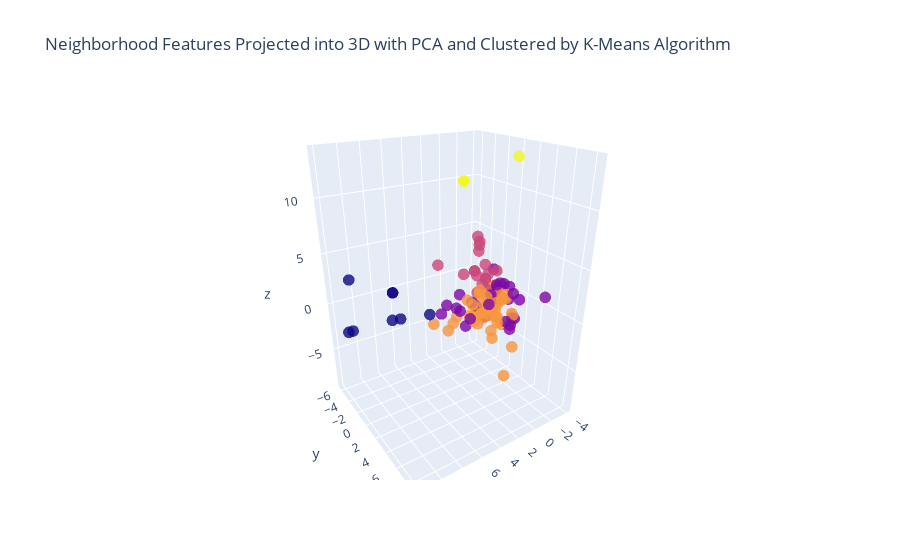

The cell this chart's notebook holds for it:
### Markdown cell above
We can plot our data with reduced dimensionality again, this time with the results of our clustering respented in color.

### Code cell
#fig = px.scatter_3d(pca_df, x=0,y=1, z=2, color=kmeans.labels_,hover_name='Neighborhood')
#fig.show()

fig = go.Figure()
fig.add_trace(go.Scatter3d(x=pca_df[0],y=pca_df[1],z=pca_df[2],
                            marker_color=kmeans.labels_,
                            hovertemplate=pca_df['Neighborhood'],
                            mode='markers',
                            opacity=0.8,
                            marker_size=4))
fig.update_layout(title='Neighborhood Features Projected into 3D with PCA and Clustered by K-Means Algorithm')

fig.show()

### Figure 1 — Plotly figure (JSON) as saved in the notebook; plotly's stock layout.template omitted (floating-point values rounded to 4 significant figures)
{"data": [{"hovertemplate": ["Adams Morgan, Washington, DC", "Aragona Village, Virginia Beach, VA", "Arts District, Richmond, VA", "Bayside, Virginia Beach, VA", "Bellevue, Richmond, VA", "Brier Creek, Raleigh, NC", "Bromo Arts District, Baltimore, MD", "Brooklyn, Charlotte, NC", "Cameron Village, Raleigh, NC", "Canton, Baltimore, MD", "Capitol District, Raleigh, NC", "Capitol Heights, Raleigh, NC", "Capitol Hill, Washington, DC", "Carytown, Richmond, VA", "Cathedral Hill, Baltimore, MD", "Charles Center, Baltimore, MD", "Cherry, Charlotte, NC", "Chinatown, Washington, DC", "Church Hill, Richmond, VA", "City Center, Richmond, VA", "Cottage Road Park, Norfolk, VA", "Crabtree Valley, Raleigh, NC", "Croatan Beach, Virginia Beach, VA", "Depot District, Raleigh, NC", "Dilworth, Charlotte, NC", "Downtown, Baltimore, MD", "Downtown, Washington, DC", "Downtown Norfolk, Norfolk, VA", "Dupont Circle, Washington, DC", "Elizabeth, Charlotte, NC", "Fayetteville Street, Raleigh, NC", "Federal Hill, Baltimore, MD", "Federal Triangle, Washington, DC", "Fells Point, Baltimore, MD", "Four by Four, Baltimore, MD", "Freemason District, Norfolk, VA", "Georgetown, Washington, DC", "Glenwood South, Raleigh, NC", "Glenwood-Brooklyn, Raleigh, NC", "Green Run, Virginia Beach, VA", "Harbor East, Baltimore, MD", "Hi-Mount, Raleigh, NC", "Highland Park, Norfolk, VA", "Hilton, Baltimore, MD", "Inner Harbor, Baltimore, MD", "Ivy City, Washington, DC", "Jackson Ward, Richmond, VA", "Kalorama, Washington, DC", "Kempsville, Virginia Beach, VA", "Leesville, Raleigh, NC", "Little Italy, Baltimore, MD", "London Bridge, Virginia Beach, VA", "Lynnhaven, Virginia Beach, VA", "Madison Park, Charlotte, Charlotte, NC", "Maiden Lane, Raleigh, NC", "Midtown-Belvedere, Baltimore, MD", "Moore Square, Raleigh, NC", "Mount Vernon, Baltimore, MD", "Mount Vernon Square, Washington, DC", "Mount Vernon Triangle, Washington, DC", "Navy Yard, Washington, DC", "Newtown, Virginia Beach, VA", "Newtowne West, Richmond, VA", "NoDa, Charlotte, NC", "North Hills, Raleigh, NC", "North Ridge Country Club, Raleigh, NC", "Observatory Circle, Washington, DC", "Ocean Park, Virginia Beach, VA", "Old Goucher, Baltimore, MD", "Old North Charlotte, Charlotte, NC", "Olde Raleigh, Raleigh, NC", "Pembroke Manor, Virginia Beach, VA", "Penn Quarter, Washington, DC", "Preston Gardens, Baltimore, MD", "Red Mill Commons, Virginia Beach, VA", "Remington, Baltimore, MD", "Riverview, Norfolk, VA", "Rose Hill, Charlottesville, VA", "Scott's Addition, Richmond, VA", "Sedgefield, Charlotte, NC", "Sheridan Kalorama, Washington, DC", "Shockoe Bottom, Richmond, VA", "Shockoe Slip, Richmond, VA", "South Balto.Imp.Comm./West Federal Hill, Baltimore, MD", "South End, Charlotte, NC", "SouthPark, Charlotte, NC", "Southwest Federal Center, Washington, DC", "Starr Hill, Charlottesville, VA", "Station North, Baltimore, MD", "Station North Arts and Entertainment District, Baltimore, MD", "Stoney Point, Richmond, VA", "Thalia, Virginia Beach, VA", "Three Corners, Richmond, VA", "Tidewater Park, Norfolk, VA", "Tobacco Row, Richmond, VA", "U Street Corridor, Washington, DC", "Uptown Charlotte, Charlotte, NC", "Wards Corner Business District, Norfolk, VA", "Warehouse District, Raleigh, NC", "West End, Washington, DC", "West Freemason, Norfolk, VA", "West Raleigh Historic District, Raleigh, NC", "Westhampton, Richmond, VA", "Wilder's Grove, Raleigh, NC", "Willow Lawn, Richmond, VA", "Wyman Park, Baltimore, MD"], "marker": {"color": [2, 3, 3, 1, 3, 1, 3, 3, 1, 3, 2, 2, 3, 1, 3, 3, 1, 2, 3, 3, 1, 0, 3, 2, 1, 3, 3, 0, 3, 1, 2, 3, 3, 2, 3, 2, 1, 3, 1, 1, 3, 3, 1, 3, 3, 3, 2, 3, 1, 1, 3, 1, 1, 3, 3, 3, 2, 1, 3, 3, 3, 1, 4, 2, 0, 1, 3, 3, 2, 2, 1, 0, 2, 3, 1, 3, 1, 3, 3, 1, 3, 3, 3, 3, 3, 0, 3, 3, 4, 4, 0, 1, 3, 0, 3, 2, 3, 0, 2, 3, 3, 2, 1, 1, 1, 1], "size": 4}, "mode": "markers", "opacity": 0.8, "type": "scatter3d", "x": [-1.404, -0.8882, -2.728, 1.387, -1.269, 5.057, -1.981, -0.6035, 3.374, -1.132, -3.836, -4.002, -1.347, 2.776, -1.396, -1.297, 1.587, -2.821, -1.869, -2.902, 4.893, 11.27, -2.131, -1.435, -0.8462, -2.417, -1.19, 6.957, 0.531, -1.104, -3.74, -1.85, -1.727, -2.306, 2.934, 1.797, -1.369, -1.046, -0.06909, -0.4832, 2.209, -1.096, -1.376, -2.075, 3.301, -0.148, -2.888, 0.1312, -0.7678, 1.047, 1.554, 0.6204, 0.9446, -0.4233, -1.422, -1.784, -3.682, -1.087, -1.082, -2.053, -0.2432, -0.1979, -1.124, -2.392, 4.389, 2.773, -0.8218, -1.434, -3.381, -2.392, 1.383, 8.75, -2.285, -2.499, 4.659, -1.779, -0.4337, -1.805, -2.424, -0.436, 0.1312, -1.893, -1.645, -1.742, -0.7027, 7.973, -1.772, -2.192, -1.775, -1.775, 11.97, 4.905, -1.228, 10.39, -1.876, -2.421, -0.785, 6.957, -1.435, -0.9878, -2.524, -3.343, 1.971, 0.4407, 3.297, 0.4581], "y": [-2.264, 1.807, -1.852, 5.143, 1.208, 1.296, -0.4065, -1.429, 2.622, -0.3473, -5.165, -5.344, 0.2793, 0.7681, 0.5549, 0.2469, 1.714, -3.97, 0.2902, -1.674, 7.187, -4.158, 1.846, -0.8837, 2.056, 2.111, -1.036, -4.316, -0.6809, 0.6886, -3.922, 1.358, -0.04423, -1.811, -0.8521, -4.435, 2.703, -0.9242, 8.455, 5.109, -1.08, 1.409, 3.653, -0.2465, -2.924, 0.1894, -3.225, -0.754, 3.421, 3.838, -1.451, 3.396, 5.67, 0.2788, -1.811, 0.8204, -5.277, 1.257, -0.5732, -0.8697, -0.9567, 4.661, 3.174, -3.964, -1.835, 2.643, 1.71, 3.534, -1.549, -3.964, 3.515, 0.6724, -5.776, 2.172, 1.555, 1.878, 3.568, 1.262, 1.228, 4.207, -0.754, -0.1117, 0.8827, 0.4886, -0.8014, -2.59, 0.8056, -1.54, -5.249, -5.249, -3.315, 3.383, 0.2023, -6.321, 1.145, -1.727, -2.929, -4.316, -0.8837, -1.333, -1.036, -4.583, 1.36, 5.321, 1.627, 2.139], "z": [1.145, -0.04919, -1.057, 3.9, 0.2493, 0.4083, 0.5378, -2.824, -0.7144, -1.762, 2.972, 3.29, -1.047, 1.455, 1.216, -2.177, 0.372, -1.851, -1.73, -0.9747, 2.884, -2.013, -8.856, 1.341, 2.172, -1.454, -2.517, 0.6715, -2.074, 2.996, 1.217, -2.868, -4.248, -0.4207, -3.102, 2.26, 0.6496, -0.04101, 3.655, 1.883, -2.625, 0.6063, -0.9612, -5.371, -3.265, -1.649, -0.5659, -1.037, 2.386, 1.958, -2.276, 2.658, -0.308, -0.6458, -0.822, 0.4158, 3.936, 1.61, -2.815, -2.901, -3.149, -0.05883, 13.57, 0.7983, -1.314, 1.497, -1.537, -4.139, 1.464, 0.7983, 2.184, 0.7735, -0.2506, -1.665, 1.267, 0.2293, -1.015, -0.127, 0.2029, -1.08, -1.037, -1.89, -2.18, -0.8135, 0.3178, -1.171, -2.928, -1.139, 9.947, 9.947, -1.483, 1.877, -1.663, 2.118, -0.2343, 1.297, -1.74, 0.6715, 1.341, -3.83, -2.754, 2.594, -1.025, 2.813, 0.3139, 0.3779]}], "layout": {"autosize": true, "scene": {"aspectmode": "auto", "aspectratio": {"x": 0.9166, "y": 0.8478, "z": 1.287}, "camera": {"center": {"x": 0, "y": 0, "z": 0}, "eye": {"x": 1.073, "y": 1.62, "z": 0.9555}, "projection": {"type": "perspective"}, "up": {"x": 0, "y": 0, "z": 1}}}, "title": {"text": "Neighborhood Features Projected into 3D with PCA and Clustered by K-Means Algorithm"}}}
